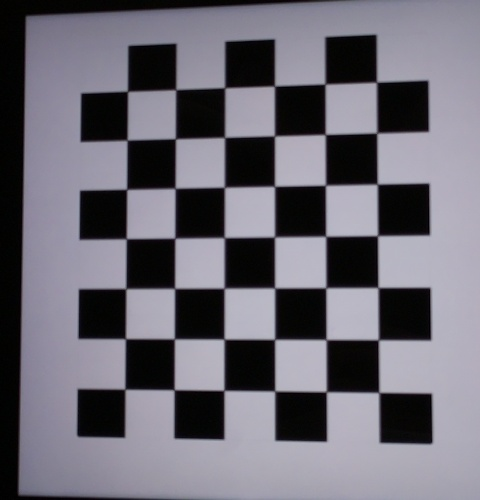
#> input picture calibracion/foto1.jpg, 480 x 500 px; its folder holds 4 pictures in this run
$ jupyter execute calibracion.ipynb
#> lines starting #> are read from the running program, lines starting #| are printed output that depends on the picture
[cell 1]
from typing import List
import numpy as np
import imageio
import cv2
import copy
import glob
import os
import matplotlib.pyplot as plt

[cell 2]
# CALIBRACION

def load_images(filenames: List) -> List:
    return [imageio.imread(filename) for filename in filenames]
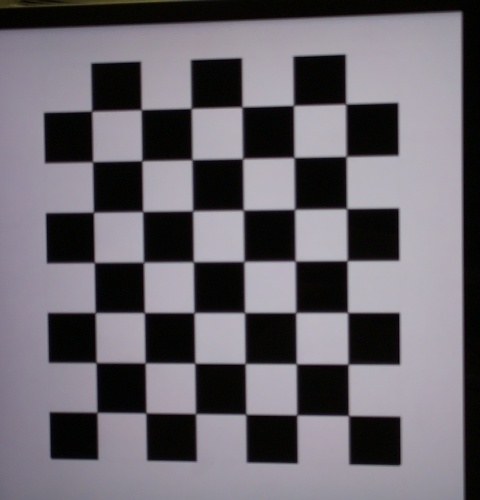
#> input picture calibracion/foto10.jpg, 480 x 500 px
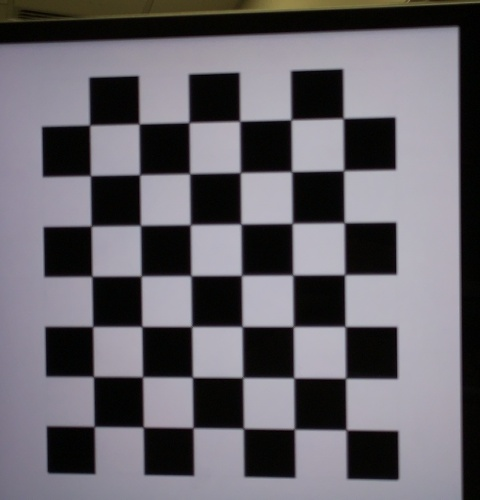
#> input picture calibracion/foto11.jpg, 480 x 500 px
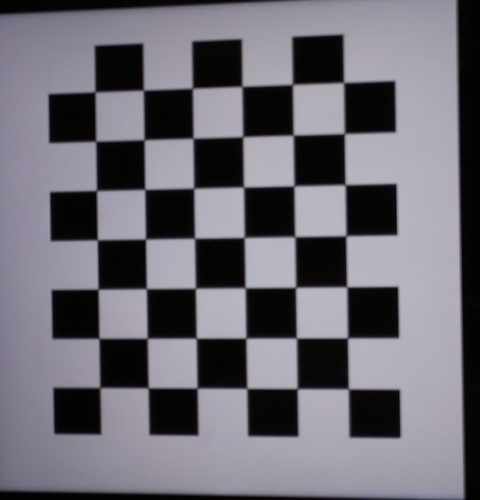
#> input picture calibracion/foto12.jpg, 480 x 500 px


def show_image(img, window_name = 'Image'):
    cv2.imshow(window_name, img)
    cv2.waitKey()
    cv2.destroyAllWindows()


def get_chessboard_points(chessboard_shape, dx, dy):
    points = np.empty([0, 3])
    for i in range(chessboard_shape[1]):
        for j in range(chessboard_shape[0]):
            points = np.vstack((points, np.array([dx*i, dy*j, 0])))
    return points

[cell 3]
imgs_path = glob.glob('../calibracion/*.jpg')
imgs = load_images(imgs_path)
#> imgs = 4 items
size = (7,6)

[cell 4]
corners = [cv2.findChessboardCorners((img), size) for img in imgs]
#> corners = 4 items

#copying the corners
corners_copy = copy.deepcopy(corners)
#> corners_copy = 4 items
criteria = (cv2.TERM_CRITERIA_EPS + cv2.TERM_CRITERIA_MAX_ITER, 30, 0.01)

# To refine corner detections with cv2.cornerSubPix() you need to input grayscale images. Build a list containing grayscale images.
imgs_gray = [cv2.cvtColor(img, cv2.COLOR_BGR2GRAY) for img in imgs]
#> imgs_gray = 4 items

corners_refined = [cv2.cornerSubPix(i, cor[1], size, (-1, -1), criteria) if cor[0] else [] for i, cor in zip(imgs_gray, corners_copy)]
#> corners_refined = 4 items
imgs_copy = copy.deepcopy(imgs)
#> imgs_copy = 4 items

#  Use cv2.drawChessboardCorners() to draw the cornes
draw_imgs = []
for i in range(0,len(imgs)):
    draw_imgs.append(cv2.drawChessboardCorners(imgs[i], patternSize=size, corners=corners[i][1], patternWasFound=corners[i][0]))
#> this loop made 4 passes
#> after the loop, draw_imgs = 4 items

[cell 5]
real_points = get_chessboard_points(size, 30, 30)
# Filter data and get only those with adequate detections
valid_corners = [cor[1] for cor in corners if cor[0]]
#> valid_corners = 4 items
# Convert list to numpy array
valid_corners = np.asarray(valid_corners, dtype=np.float32)

[cell 6]
object_points = np.asarray([real_points for i in range(len(valid_corners))], dtype=np.float32)
image_points = np.asarray(valid_corners, dtype=np.float32)

#calibrating camera
rms, intrinsics, dist_coeffs, rvecs, tvecs = cv2.calibrateCamera(object_points, image_points, (320, 240), None, None)
#> rms = 0.204; intrinsics = [[1383.5, 0, 106.6], [0, 1397.8, 234.1], [0, 0, 1]]; dist_coeffs = [[-0.00239, 0.841, -0.00377, 0.00174, -17.57]]; rvecs = ([3.02, -0.00148, -0.347], [-3.09, 0.0215, 0.281], [-3.11, 0.0202, 0.269], [-3.13, 0.0263, 0.286]); tvecs = ([11.02, 92.53, 833.5], [-5.87, 107, 837.9], [-7.57, 115.3, 836.1], [-4.16, 93.66, 849.5])

# Obtain extrinsics
extrinsics = list(map(lambda rvec, tvec: np.hstack((cv2.Rodrigues(rvec)[0], tvec)), rvecs, tvecs))
#> extrinsics = 4 items

#saving the calibration file
np.savez('calib_rasp', intrinsic=intrinsics, extrinsic=extrinsics)

[cell 7]
print("Intrinsics:")
print(np.array2string(intrinsics, formatter={'all': lambda x: f'{x:6.2f}'}))
#| [[1383.55   0.00 106.63]
#|  [  0.00 1397.75 234.10]
#|  [  0.00   0.00   1.00]]
print("\nDistortion coefficients:")
print(np.array2string(dist_coeffs, formatter={'all': lambda x: f'{x:6.4f}'}))
#| [[-0.0024 0.8410 -0.0038 0.0017 -17.5682]]
print(f"\nRoot mean squared reprojection error: {rms:6.4f}")
#| Root mean squared reprojection error: 0.2038
